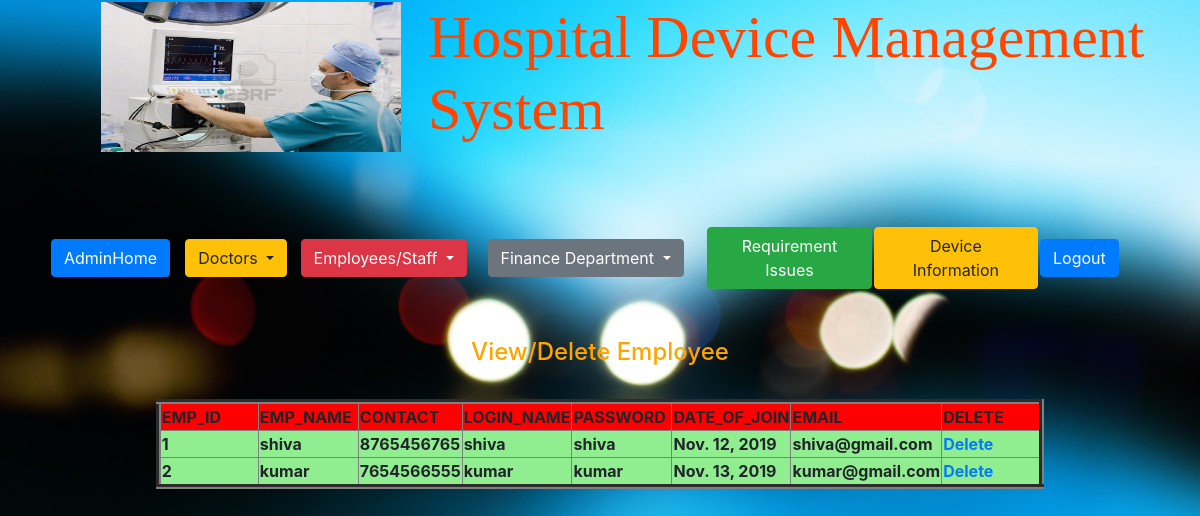
The app's page /HDMS_ADMIN/view_emp/ with its own data.
### HDMS_ADMIN/models.py (models this page shows)
class Empoyee(models.Model):
    Emp_id=models.IntegerField(primary_key=True)
    Emp_name=models.CharField(max_length=30)
    Emp_loginname=models.CharField(max_length=30,unique=True)
    Emp_password=models.CharField(max_length=30)
    Emp_doj=models.DateField()
    Emp_contact=models.IntegerField(unique=True,default=True)
    Emp_email=models.EmailField(unique=True)
    type=models.CharField(max_length=30)

### HDMS_ADMIN/views.py (the view)
# urls.py: path('view_emp/',v.ViewEmp.as_view(),name="view_emp"),
class ViewEmp(ListView):
    model = Empoyee
    template_name = 'view_emp.html'
    context_object_name = "Employee"

### templates/view_emp.html (shortened to what this page needs)
{% include 'hdms_adminhome.html' %}
<h4 align="center"style="color: orange">View/Delete Employee</h4>
{% if Employee %}
 <table align="center" border="5" width="0" bgcolor="#90ee90">
 <tr>
     <th width="100"style="background:red">EMP_ID</th>
     <th width="100" style="background:red">EMP_NAME</th>
     <th width="100" style="background:red">CONTACT</th>
     <th width="100" style="background:red">LOGIN_NAME</th>
     <th width="100" style="background:red">PASSWORD</th>
     <th width="100" style="background:red">DATE_OF_JOIN</th>
     <th width="100" style="background:red">EMAIL</th>
     <th width="100" style="background:red">DELETE</th>
 </tr>
{% for x in Employee %}
    <tr>
        <th>
            {{ x.Emp_id }}
        </th>
        <th>
            {{ x.Emp_name }}
        </th>
        <th>
            {{ x.Emp_contact}}
        </th>
    <th>
            {{ x.Emp_loginname}}
        </th>
    <th>
            {{ x.Emp_password }}
        </th>
    <th>
            {{ x.Emp_doj}}
        </th>
    <th>
            {{ x.Emp_email}}
        </th>
    <th style="background:lightgreen">
        <a href="{% url 'del_emp'  x.Emp_id  %}" >Delete</a>
    </th>
    </tr>
{% endfor %}
   </table>
{% else %}
    <h2 align="center">NO EMPLOYEES ARE AVAILABLE</h2>
{% endif %}

### records on screen
Empoyee: Emp_id "1", Emp_name "shiva", Emp_contact "8765456765", Emp_loginname "shiva", Emp_password "shiva", Emp_doj "Nov. 12, 2019", Emp_email "shiva@gmail.com"
Empoyee: Emp_id "2", Emp_name "kumar", Emp_contact "7654566555", Emp_loginname "kumar", Emp_password "kumar", Emp_doj "Nov. 13, 2019", Emp_email "kumar@gmail.com"
